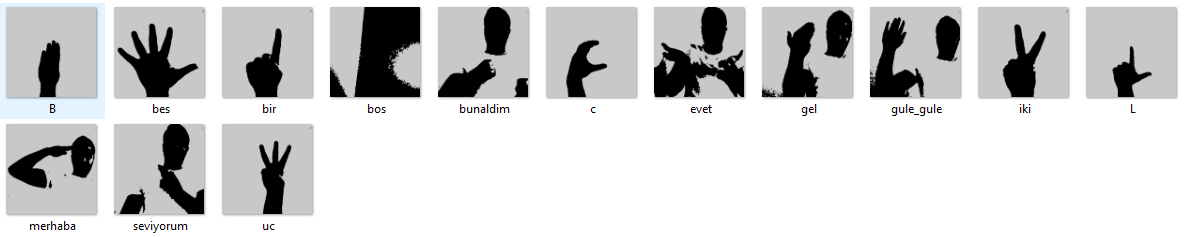
#> input picture image.png, 1190 x 237 px, given in place of the camera
$ python resimkaydet.py
#> lines starting #> are read from the running program, lines starting #| are printed output that depends on the picture; after the words box and inside, x2 and y2 are one past the last pixel; in counts of white or black regions, pixels touching at a corner belong together
import cv2
import numpy as np
import os

Kamera=cv2.VideoCapture(0)
isim="dort4"
while True:
    tf,Kare=Kamera.read()
#> Kare is the input picture: shape (237, 1190, 3); mean B, G, R 209.6, 209.4, 209.2
    kesilmiş_kare=Kare[0:350,0:350]
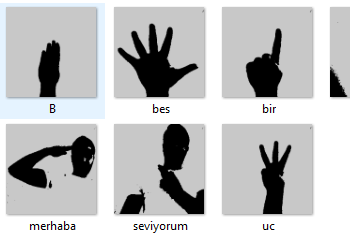
#> kesilmiş_kare: shape (237, 350, 3); mean B, G, R 193.5, 192.9, 192.2
    gray=cv2.cvtColor(kesilmiş_kare,cv2.COLOR_BGR2GRAY)
    tr,thresh1=cv2.threshold(gray,100,200,cv2.THRESH_OTSU)
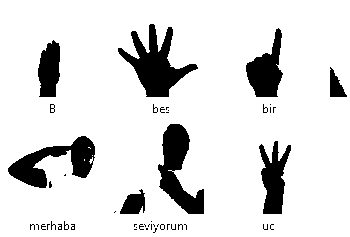
#> thresh1: shape (237, 350); values 0 (black) and 200 (white), 86.7% white; 48 black regions (39 under 20 px)
#> tr = 114
    sonuc=kesilmiş_kare.copy()
    cnts,_=cv2.findContours(thresh1,cv2.RETR_TREE,cv2.CHAIN_APPROX_NONE)
#> cnts = 87 contours, 71 with area under 20; largest, box (x1, y1, x2, y2) and area: (0, 0, 350, 237) 82364, (117, 23, 199, 98) 2520, (157, 123, 205, 215) 2135, (7, 135, 96, 189) 2070, (245, 27, 284, 98) 1480
    max_genislik=0
    max_yukseklık=0
    max_ındex=-1
    for t in range(len(cnts)):
        cnt=cnts[t]
        x,y,w,h =cv2.boundingRect(cnt)
        if(w>max_genislik and h>max_yukseklık):
            max_yukseklık=h
            max_genislik=w
            max_ındex=t
#> this loop made 87 passes
#> (x, y, w, h, max_yukseklık, max_genislik, max_ındex) on pass 1: (0, 0, 350, 237, 237, 350, 0)
#> (x, y, w, h) on passes 2 to 7: (152, 231, 4, 3), (270, 228, 5, 3), (160, 228, 5, 3), (139, 228, 6, 3), (133, 228, 5, 3), (41, 228, 6, 3)
#> after the loop, max_genislik = 350; max_yukseklık = 237; max_ındex = 0
    if(len(cnts)>0):
        x,y,w,h=cv2.boundingRect(cnts[max_ındex])
#> x = 0; y = 0; w = 350; h = 237
        cv2.rectangle(sonuc,(x,y),(x+w,y+h),(0,250,0),2)
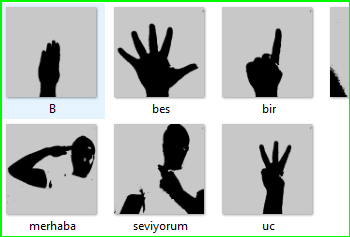
#> sonuc: shape (237, 350, 3); 2.11% of pixels changed, all inside (x1, y1, x2, y2) = (0, 0, 350, 237)
    cv2.imshow("EKRANIMIZZZZZZ",Kare)
    cv2.imshow("kesilenkare",kesilmiş_kare)
    cv2.imshow("FİLTRE",thresh1)
    cv2.imshow("sonuc",sonuc)
    if cv2.waitKey(25) & 0xFF==ord('ç'):
#> (key Esc is pressed here)
        break
cv2.imwrite("kaydet/"+isim+".jpg",thresh1)
Kamera.release() #kamera işlemını sonlandırdı
cv2.destroyAllWindows()# cv2 ile açılan tüm pencerelerı kapatalım
